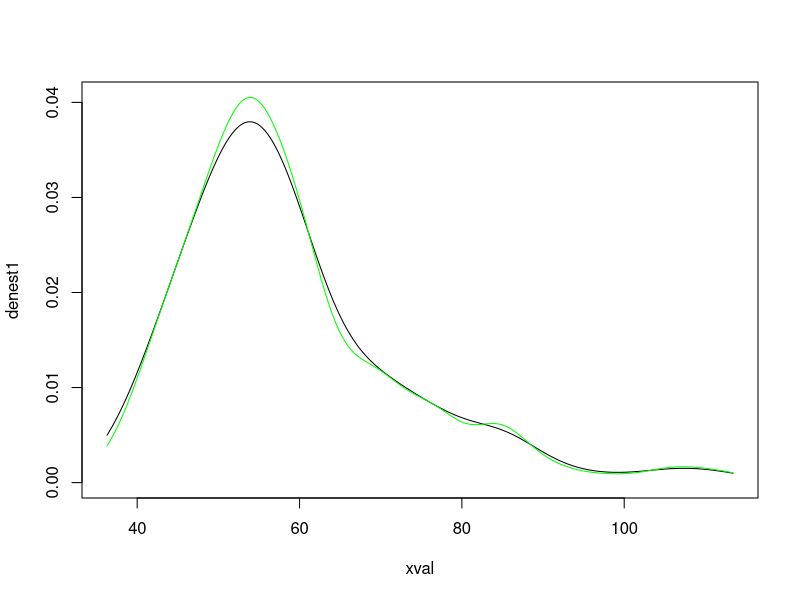

Here is the R script that generated this plot:
# PART 2 OF R CODE FOR TARGIL 6 QUESTION 2

#READ DATA AND COMPUTE HOPT
indat1 = read.table("ex6dat.txt")
x = indat1[,1]
n = length(x)
xmin = min(x)
xmax = max(x)
xval = xmin + (xmax-xmin)*c(0:511)/511
ssdint = 9.76e-7
kerfac = 0.5/sqrt(pi)
hopt = (kerfac/(n*ssdint))^(1/5)

#NORMAL KERNEL
krnl = function(u) {
  krnl = dnorm(u)
 }

#KERNEL ESTIMATE OF DENSITY
kernest = function(h,xval) {
  nval = length(xval)
  f = rep(0,nval)
  for (i in 1:nval) {
    xv = xval[i]
    f[i] = sum(krnl((x-xv)/h))/(n*h)
   }
  return(f) 
 }   

denest1 = kernest(hopt,xval)
den=density(x, bw = "SJ", from=xmin, to=xmax, n=512)
hoptSJ = den$bw
hfac = hopt/hoptSJ
print(cbind(hopt,hoptSJ,hfac))
denest2 = den$y
dmax1 = max(denest1)
dmax2 = max(denest2)
dmax = max(dmax1,dmax2)
plot(xval,denest1,type="l",ylim=c(0,dmax))
lines(xval,denest2,lty=1,col="green")

